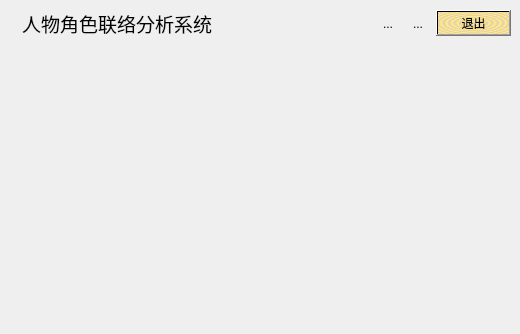
<?xml version="1.0" encoding="UTF-8"?>
<ui version="4.0">
 <class>CustomizeWin</class>
 <widget class="QWidget" name="CustomizeWin">
  <property name="geometry">
   <rect>
    <x>0</x>
    <y>0</y>
    <width>520</width>
    <height>334</height>
   </rect>
  </property>
  <property name="windowIcon">
   <iconset resource="res.qrc">
    <normaloff>:/appLogo/images/favicon.ico</normaloff>:/appLogo/images/favicon.ico</iconset>
  </property>
  <layout class="QVBoxLayout" name="verticalLayout">
   <property name="spacing">
    <number>0</number>
   </property>
   <property name="leftMargin">
    <number>0</number>
   </property>
   <property name="topMargin">
    <number>0</number>
   </property>
   <property name="rightMargin">
    <number>0</number>
   </property>
   <property name="bottomMargin">
    <number>0</number>
   </property>
   <item>
    <widget class="QFrame" name="frame">
     <property name="sizePolicy">
      <sizepolicy hsizetype="Preferred" vsizetype="Maximum">
       <horstretch>0</horstretch>
       <verstretch>0</verstretch>
      </sizepolicy>
     </property>
     <property name="frameShape">
      <enum>QFrame::NoFrame</enum>
     </property>
     <property name="frameShadow">
      <enum>QFrame::Raised</enum>
     </property>
     <layout class="QHBoxLayout" name="horizontalLayout">
      <item>
       <widget class="QLabel" name="labelLimitedV">
        <property name="sizePolicy">
         <sizepolicy hsizetype="Preferred" vsizetype="Maximum">
          <horstretch>0</horstretch>
          <verstretch>0</verstretch>
         </sizepolicy>
        </property>
        <property name="maximumSize">
         <size>
          <width>16777215</width>
          <height>60</height>
         </size>
        </property>
        <property name="text">
         <string/>
        </property>
        <property name="pixmap">
         <pixmap resource="res.qrc">:/appLogo/images/xiyou.webp</pixmap>
        </property>
       </widget>
      </item>
      <item>
       <widget class="QLabel" name="appName">
        <property name="font">
         <font>
          <pointsize>14</pointsize>
         </font>
        </property>
        <property name="text">
         <string>人物角色联络分析系统</string>
        </property>
       </widget>
      </item>
      <item>
       <spacer name="horizontalSpacer">
        <property name="orientation">
         <enum>Qt::Horizontal</enum>
        </property>
        <property name="sizeHint" stdset="0">
         <size>
          <width>88</width>
          <height>20</height>
         </size>
        </property>
       </spacer>
      </item>
      <item>
       <widget class="QToolButton" name="toolButton_2">
        <property name="text">
         <string>...</string>
        </property>
        <property name="icon">
         <iconset resource="res.qrc">
          <normaloff>:/buttonLogo/images/customize.png</normaloff>:/buttonLogo/images/customize.png</iconset>
        </property>
        <property name="autoRaise">
         <bool>true</bool>
        </property>
       </widget>
      </item>
      <item>
       <widget class="QToolButton" name="menuSetup">
        <property name="text">
         <string>...</string>
        </property>
        <property name="icon">
         <iconset resource="res.qrc">
          <normaloff>:/appLogo/images/setup3d.png</normaloff>:/appLogo/images/setup3d.png</iconset>
        </property>
        <property name="iconSize">
         <size>
          <width>20</width>
          <height>20</height>
         </size>
        </property>
        <property name="popupMode">
         <enum>QToolButton::InstantPopup</enum>
        </property>
        <property name="autoRaise">
         <bool>true</bool>
        </property>
       </widget>
      </item>
      <item>
       <widget class="QPushButton" name="btnExit">
        <property name="styleSheet">
         <string notr="true">background-color: qradialgradient(spread:repeat, cx:0.5, cy:0.5, radius:0.077, fx:0.5, fy:0.5, stop:0 rgba(255, 240, 0, 150), stop:0.497326 rgba(237, 171, 142, 147), stop:1 rgba(247, 255, 93, 147));</string>
        </property>
        <property name="text">
         <string>退出</string>
        </property>
        <property name="flat">
         <bool>false</bool>
        </property>
       </widget>
      </item>
     </layout>
    </widget>
   </item>
   <item>
    <widget class="Home" name="widget" native="true"/>
   </item>
  </layout>
  <action name="action_novel">
   <property name="icon">
    <iconset>
     <normalon>:/buttonLogo/images/c_yellow.png</normalon>
    </iconset>
   </property>
   <property name="text">
    <string>小说管理和配置</string>
   </property>
   <property name="toolTip">
    <string>小说管理和配置</string>
   </property>
  </action>
  <action name="action_minimum">
   <property name="text">
    <string>最小化</string>
   </property>
  </action>
  <action name="action_resize">
   <property name="text">
    <string>窗口还原</string>
   </property>
   <property name="toolTip">
    <string>窗口还原</string>
   </property>
  </action>
  <action name="action_maximum">
   <property name="text">
    <string>最大化</string>
   </property>
   <property name="toolTip">
    <string>最大化</string>
   </property>
  </action>
 </widget>
 <customwidgets>
  <customwidget>
   <class>Home</class>
   <extends>QWidget</extends>
   <header>home.h</header>
   <container>1</container>
  </customwidget>
 </customwidgets>
 <resources>
  <include location="res.qrc"/>
 </resources>
 <connections/>
</ui>
